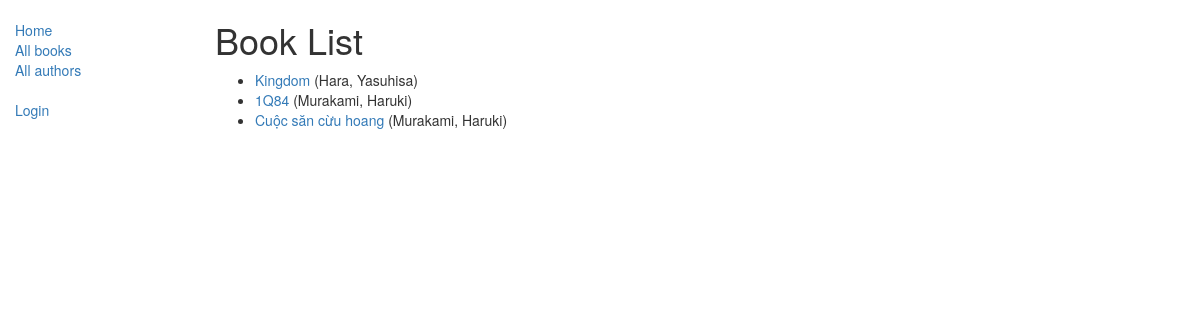
/catalog/books/, run on the app's committed database.
### catalog/models.py (models this page shows, shortened)
class Book(models.Model):
    title = models.CharField(max_length=200)
    author = models.ForeignKey('Author', on_delete=models.SET_NULL, null=True)
    summary = models.TextField(max_length=1000, help_text="Enter a brief description of the book")
    isbn = models.CharField('ISBN',max_length=13, help_text='13 Character <a href="https://www.isbn-international.org/content/what-isbn">ISBN number</a>')
    genre = models.ManyToManyField(Genre, help_text="Select a genre for this book")
    language = models.ForeignKey('Language', on_delete=models.SET_NULL, null=True)
    def get_absolute_url(self):
        return reverse('book-detail', args=[str(self.id)])

class Author(models.Model):
    first_name = models.CharField(max_length=100)
    last_name = models.CharField(max_length=100)
    date_of_birth = models.DateField(null=True, blank=True)
    date_of_death = models.DateField('died', null=True, blank=True)
    def __str__(self):
        return '%s, %s' % (self.last_name, self.first_name)

### catalog/views.py (the view)
class BookListView(generic.ListView):
    model = Book

### catalog/templates/catalog/book_list.html
{% extends "base_generic.html" %}
{% block content %}
    <h1>Book List</h1>
    {% if book_list %}
    <ul>
      {% for book in book_list %}
      <li>
        <a href="{{ book.get_absolute_url }}">{{ book.title }}</a> ({{book.author}})
      </li>
      {% endfor %}
    </ul>
    {% else %}
      <p>There are no books in the library.</p>
    {% endif %}
{% endblock %}

### data on the page
Book: title "Kingdom", author "Hara, Yasuhisa"
Book: title "1Q84", author "Murakami, Haruki"
Book: title "Cuộc săn cừu hoang", author "Murakami, Haruki"
